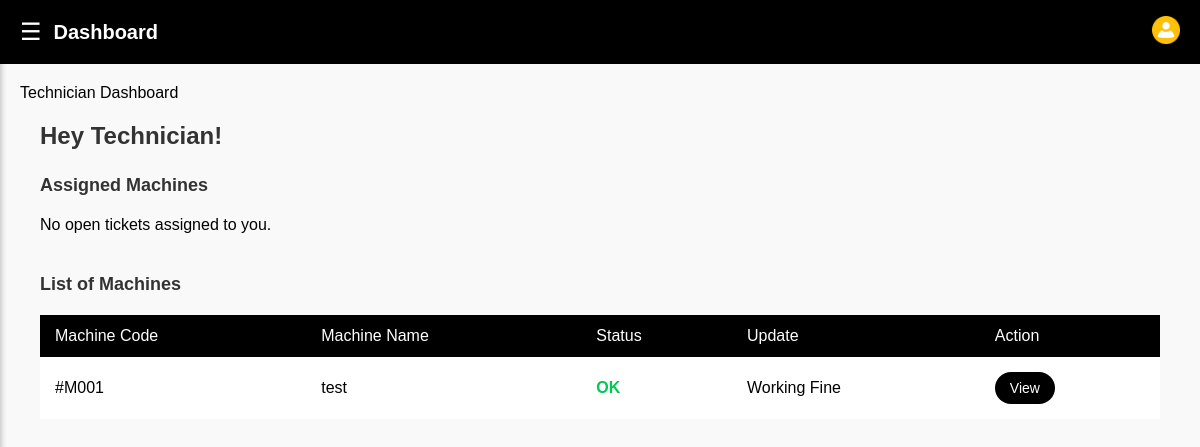
The app's page /technician/ (signed in), older data.
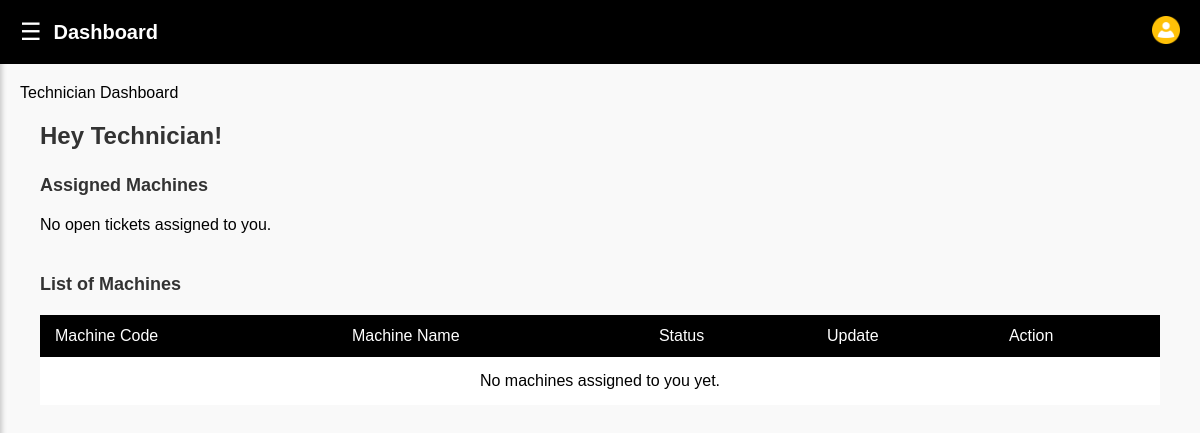
The same page, newer data.
### core/models.py (models this page shows, shortened)
class Machine(models.Model):
    STATUS_CHOICES = (
        ('ok', 'OK'),
        ('warning', 'Warning'),
        ('fault', 'Fault'),
    )
    code = models.CharField(max_length=10, unique=True)
    name = models.CharField(max_length=100)
    description = models.TextField()
    status = models.CharField(max_length=20, choices=STATUS_CHOICES, default='ok')
    update_text = models.CharField(max_length=255, default='Working Fine')
    warning_text = models.CharField(max_length=255, blank=True, null=True)
    image = models.ImageField(upload_to='machines/', blank=True, null=True)
    created_at = models.DateTimeField(auto_now_add=True)
    updated_at = models.DateTimeField(auto_now=True)

### core/views.py (the view)
# urls.py: path('technician/', views.technician_dashboard, name='technician'),
@login_required
@user_passes_test(is_technician)
def technician_dashboard(request):
    machines = Machine.objects.all().order_by('code')
    open_tickets = Ticket.objects.filter(
        status__in=['open', 'assigned', 'in_progress']
    ).order_by('-created_at')
    context = {
        'machines': machines,
        'tickets': open_tickets,
    }
    return render(request, 'core/technician-dashboard.html', context)

### core/views.py (called while the page is built)
def is_technician(user):
    return user.is_authenticated and user.user_type == 'technician'

### core/templates/core/technician-dashboard.html (shortened to what this page needs)
{% extends 'core/base.html' %}
{% load static %}
{% block extra_css %}
<link rel="stylesheet" href="{% static 'css/technician.css' %}">
{% endblock %}
{% block content %}
{% include 'core/navbar.html' %}
{% block navbar_title %}Technician Dashboard{% endblock %}
<div class="tech-dashboard-container">
  <h1>Hey Technician!</h1>
  <h2>Assigned Machines</h2>
  <div class="fault-cards">
    {% for ticket in tickets %}
    <div class="fault-card">
      <p><strong>Fault Code</strong>: {{ ticket.fault_code }}</p>
      <p><strong>Machine Name</strong>: {{ ticket.machine.name }}</p>
      <p><strong>Date</strong>: {{ ticket.created_at|date:"d/m/Y" }}</p>
      <p><strong>Status</strong>: <span class="status-{{ ticket.status }}">{{ ticket.get_status_display }}</span></p>
      <p><strong>Update</strong>: Machine Not Working</p>
    </div>
    {% empty %}
    <p>No open tickets assigned to you.</p>
    {% endfor %}
  </div>
  <h2>List of Machines</h2>
  <div class="table-section">
    <table>
      <thead>
        <tr>
          <th>Machine Code</th>
          <th>Machine Name</th>
          <th>Status</th>
          <th>Update</th>
          <th>Action</th>
        </tr>
      </thead>
      <tbody>
        {% for machine in machines %}
        <tr>
          <td>#{{ machine.code }}</td>
          <td>{{ machine.name }}</td>
          <td class="{{ machine.status }}">{{ machine.get_status_display }}</td>
          <td>{{ machine.update_text }}</td>
          <td><a href="{% url 'machine-detail' machine_id=machine.id %}" class="view-btn">View</a></td>
        </tr>
        {% empty %}
        <tr>
          <td colspan="5" style="text-align: center;">No machines assigned to you yet.</td>
        </tr>
        {% endfor %}
      </tbody>
    </table>
  </div>
</div>
{% endblock %}

Row changes from the older to the newer data that the page shows:
removed Machine: code "M001", name "test", status "OK", update_text "Working Fine"
Text that changed along with them:
text now shown: "No machines assigned to you yet."
